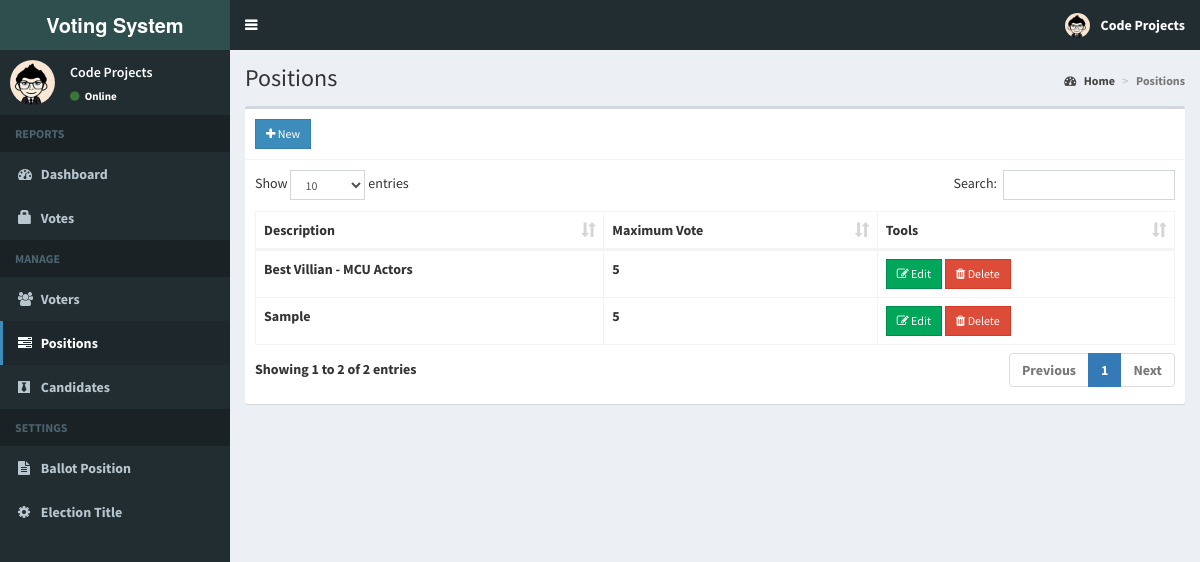
Page /admin/positions.php (signed in) on the committed database.
### tables this page shows
CREATE TABLE IF NOT EXISTS `positions` (
  `id` int(11) NOT NULL AUTO_INCREMENT,
  `description` varchar(50) NOT NULL,
  `max_vote` int(11) NOT NULL,
  `priority` int(11) NOT NULL,
  PRIMARY KEY (`id`)
);

### admin/includes/session.php (called while the page is built, shortened)
<?php
	include 'includes/conn.php';
	$sql = "SELECT * FROM admin WHERE id = '".$_SESSION['admin']."'";
	$query = $conn->query($sql);
	$user = $query->fetch_assoc();
?>

### admin/positions.php (the view, shortened to what this page needs)
<?php include 'includes/session.php'; ?>
<?php include 'includes/header.php'; ?>
<body class="hold-transition skin-blue sidebar-mini">
<div class="wrapper">
  <?php include 'includes/navbar.php'; ?>
  <?php include 'includes/menubar.php'; ?>
  <div class="content-wrapper">
    <section class="content-header">
      <h1>
        Positions
      </h1>
      <ol class="breadcrumb">
        <li><a href="#"><i class="fa fa-dashboard"></i> Home</a></li>
        <li class="active">Positions</li>
      </ol>
    </section>
    <section class="content">
      <div class="row">
        <div class="col-xs-12">
          <div class="box">
            <div class="box-header with-border">
              <a href="#addnew" data-toggle="modal" class="btn btn-primary btn-sm btn-flat"><i class="fa fa-plus"></i> New</a>
            </div>
            <div class="box-body">
              <table id="example1" class="table table-bordered">
                <thead>
                  <th>Description</th>
                  <th>Maximum Vote</th>
                  <th>Tools</th>
                </thead>
                <tbody>
                  <?php
                    $sql = "SELECT * FROM positions ORDER BY priority ASC";
                    $query = $conn->query($sql);
                    while($row = $query->fetch_assoc()){
                      echo "
                        <tr>
                          <td class='hidden'></td>
                          <td>".$row['description']."</td>
                          <td>".$row['max_vote']."</td>
                          <td>
                            <button class='btn btn-success btn-sm edit btn-flat' data-id='".$row['id']."'><i class='fa fa-edit'></i> Edit</button>
                            <button class='btn btn-danger btn-sm delete btn-flat' data-id='".$row['id']."'><i class='fa fa-trash'></i> Delete</button>
                          </td>
                        </tr>
                      ";
                    }
                  ?>
                </tbody>
              </table>
            </div>
          </div>
        </div>
      </div>
    </section>
  </div>
</div>
</body>
</html>

### admin/includes/navbar.php (shortened to what this page needs)
<header class="main-header">
  <a href="home.php" class="logo">
    <span class="logo-lg"><b>Voting System </span>
  </a>
  <nav class="navbar navbar-static-top">
    <a href="#" class="sidebar-toggle" data-toggle="push-menu" role="button">
    </a>
    <div class="navbar-custom-menu">
      <ul class="nav navbar-nav">
        <li class="dropdown user user-menu">
          <a href="#" class="dropdown-toggle" data-toggle="dropdown">
            <img src="<?php echo (!empty($user['photo'])) ? '../images/'.$user['photo'] : '../images/profile.jpg'; ?>" class="user-image" alt="User Image">
            <span class="hidden-xs"><?php echo $user['firstname'].' '.$user['lastname']; ?></span>
          </a>
        </li>
      </ul>
    </div>
  </nav>
</header>

### admin/includes/menubar.php (shortened to what this page needs)
<aside class="main-sidebar">
  <section class="sidebar">
    <div class="user-panel">
      <div class="pull-left image">
        <img src="<?php echo (!empty($user['photo'])) ? '../images/'.$user['photo'] : '../images/profile.jpg'; ?>" class="img-circle" alt="User Image">
      </div>
      <div class="pull-left info">
        <p><?php echo $user['firstname'].' '.$user['lastname']; ?></p>
        <a><i class="fa fa-circle text-success"></i> Online</a>
      </div>
    </div>
    <ul class="sidebar-menu" data-widget="tree">
      <li class="header">REPORTS</li>
      <li class=""><a href="home.php"><i class="fa fa-dashboard"></i> <span>Dashboard</span></a></li>
      <li class=""><a href="votes.php"><span class="glyphicon glyphicon-lock"></span> <span>Votes</span></a></li>
      <li class="header">MANAGE</li>
      <li class=""><a href="voters.php"><i class="fa fa-users"></i> <span>Voters</span></a></li>
      <li class=""><a href="positions.php"><i class="fa fa-tasks"></i> <span>Positions</span></a></li>
      <li class=""><a href="candidates.php"><i class="fa fa-black-tie"></i> <span>Candidates</span></a></li>
      <li class="header">SETTINGS</li>
      <li class=""><a href="ballot.php"><i class="fa fa-file-text"></i> <span>Ballot Position</span></a></li>
      <li class=""><a href="#config" data-toggle="modal"><i class="fa fa-cog"></i> <span>Election Title</span></a></li>
    </ul>
  </section>
</aside>

### rows in the picture
positions: description "Best Villian - MCU Actors", max_vote "5"
positions: description "Sample", max_vote "5"

### other values in the picture
$user['firstname'] "Code"
$user['lastname'] "Projects"
